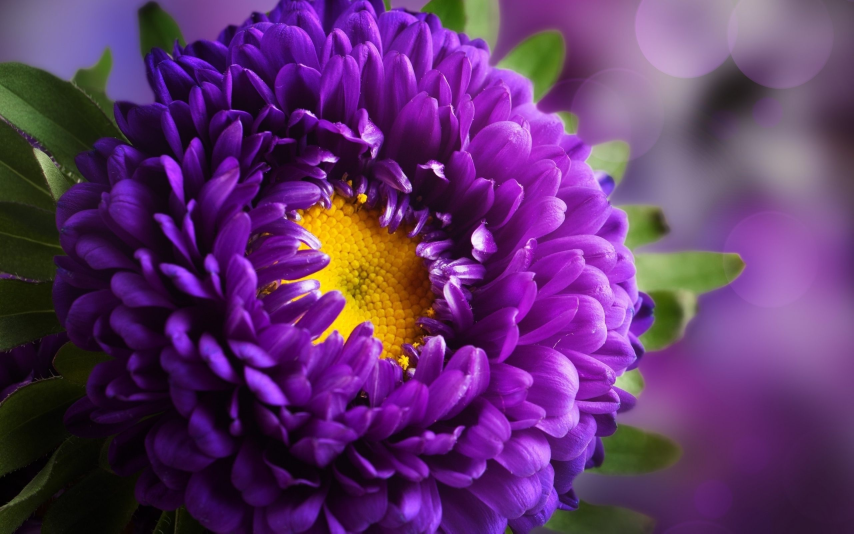
#> input picture Guided Project 5/PurpleFlower.jpg, 2560 x 1600 px (shown at 1/3 size)
$ jupyter execute --allow-errors 'Guided Project 5 - Adaptive Thresolding Edge Detection- Sanat.ipynb'   (shell and % lines are left out)
#> lines starting #> are read from the running program, lines starting #| are printed output that depends on the picture; after the words box and inside, x2 and y2 are one past the last pixel; in counts of white or black regions, pixels touching at a corner belong together
# Adaptive Thresholding: Edge Detection in Images
Edges define the boundaries between different regions in an image, which helps in matching the pattern, segment, and recognize an object. In simple thresholding, the threshold value is global, which is prone to fail in many cases. Adaptive thresholding is a modified method where the threshold value is calculated for each pixel based on a smaller region around it. Therefore, there will be different threshold values for different regions which gives better results for images with varying illumination.

__Question:__

Using OpenCV, first convert any image with varying High condition to a grayscale image. Now implement edge detection first using the canny edge detection. Then apply simple thresholding and also Adaptive/OTSU thresholding using OpenCV to see the working of each of these methods. Once you obtain good results, use the obtained edge detection result as a mask to give color to all the edges (if edges use the color from the original image, else leave it black only).

# Sanatkumar Ippalpalli Eckovation 15 Aug 20 Batch -4

[cell 1]
# Import sklearn daatasets, model selection, neural network, numpy, matplotlib
import numpy as np
import matplotlib.pyplot as plt
import pandas as pd
import seaborn as sns
import warnings
import cv2
from sklearn.exceptions import DataConversionWarning
warnings.filterwarnings(action='ignore', category=DataConversionWarning)
sns.set_style('whitegrid')
plt.style.use("fivethirtyeight")
import os
import cv2

[cell 2]
# Preparing / loading Images
#The images were downloaded from internet
img1 = cv2.imread('PurpleFlower.jpg',0)# reading the image in the grayscale image
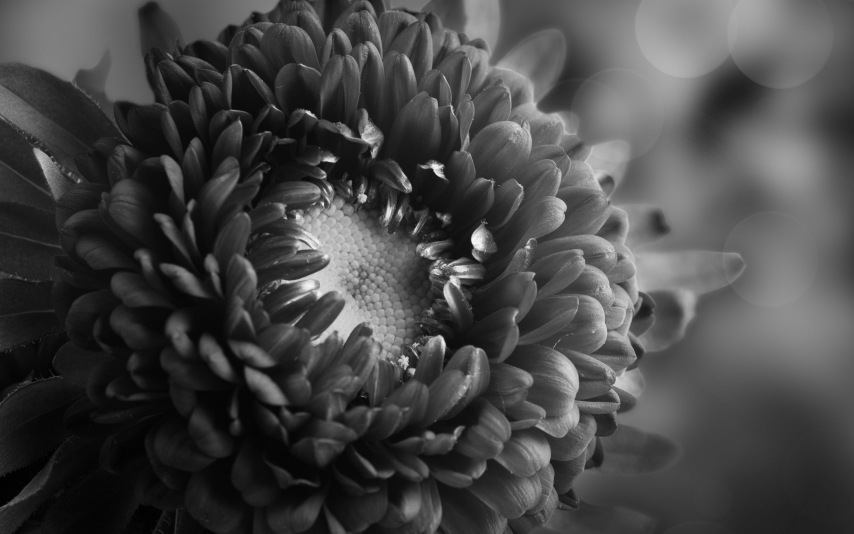
#> img1: shape (1600, 2560) (shown at 1/3 size); min 0, max 251, mean 70.5
img2 = cv2.imread('MaheshBabu.jpg',0)# reading the image in the grayscale image
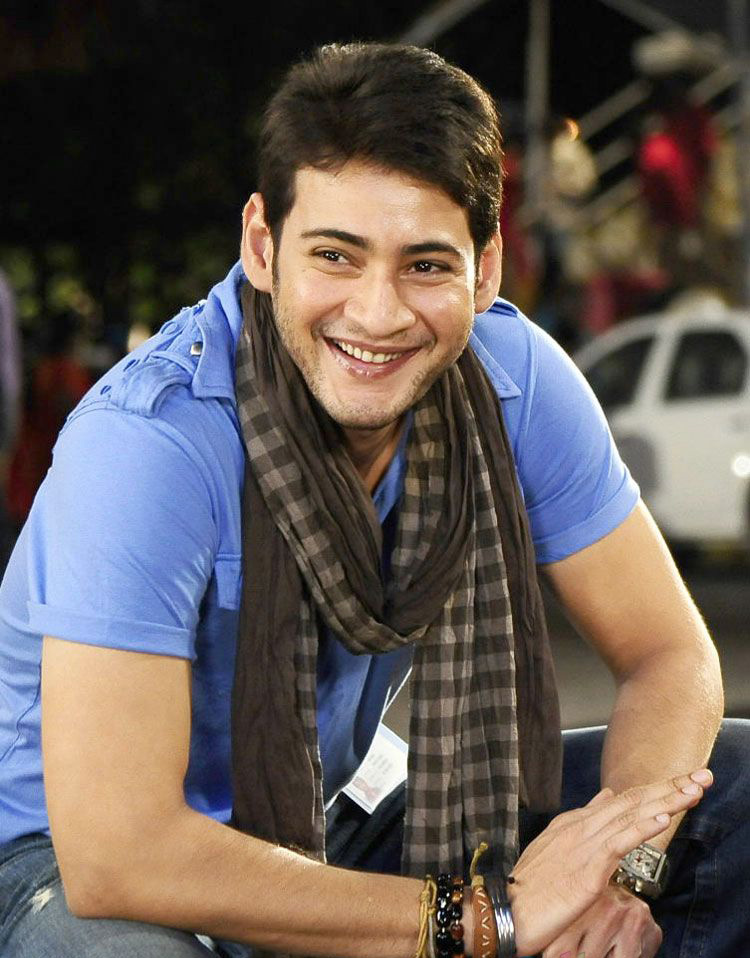
#> input picture Guided Project 5/MaheshBabu.jpg, 750 x 958 px
#> img2: shape (958, 750); min 0, max 255, mean 92.4
img3 = cv2.imread('all_fruits.jpg',0)# reading the image in the grayscale image
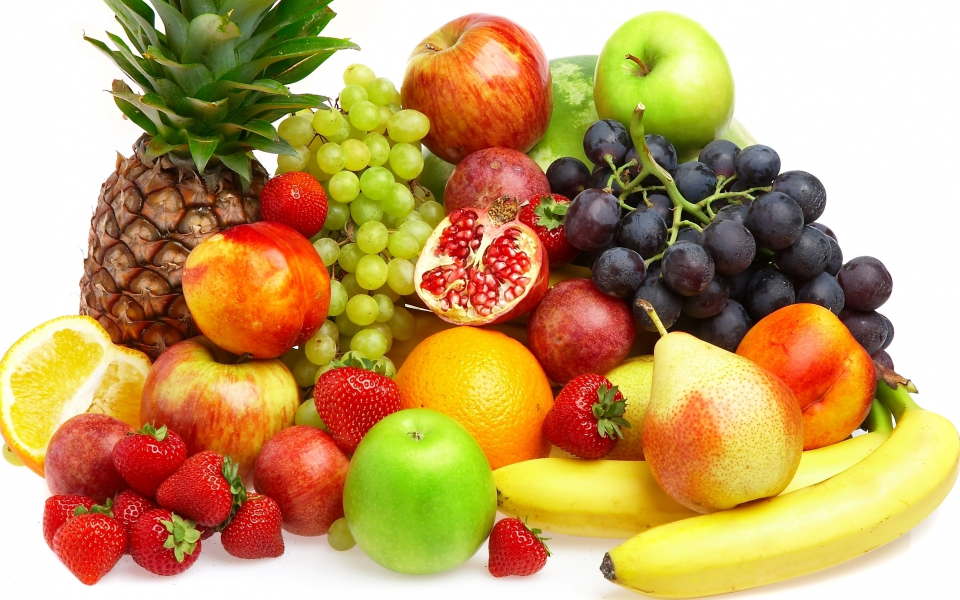
#> input picture Guided Project 5/all_fruits.jpg, 1920 x 1200 px (shown at 1/2 size)
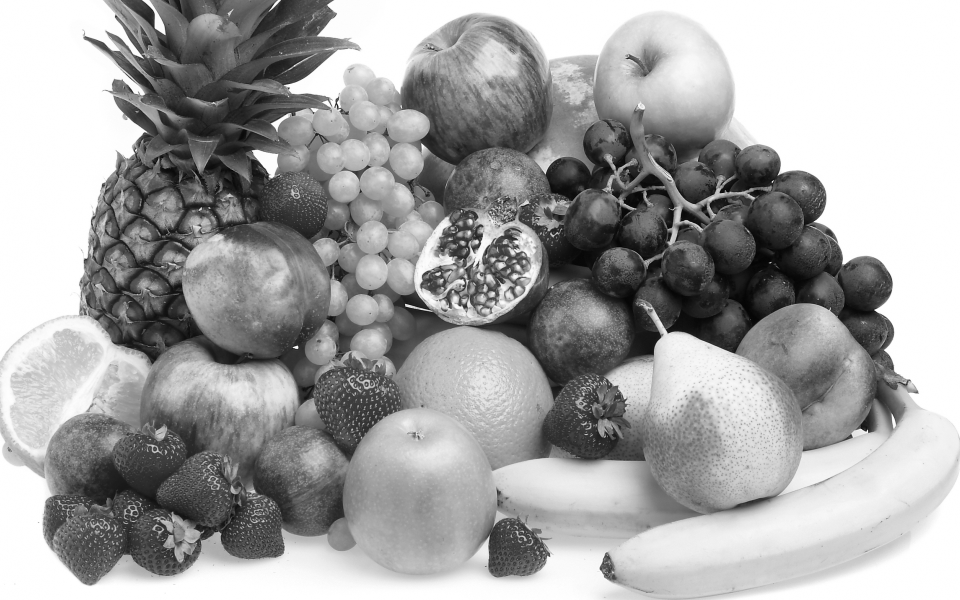
#> img3: shape (1200, 1920) (shown at 1/2 size); min 0, max 255, mean 163.9

# Visualizing the Images For Edge Detection

Edge detection is one of the fundamental issues of digital image,
mathematical morphology method and several classical edge detection operators are reviewed.

[cell 3]
img1copy = np.copy(img1)
print(type(img1copy))
#| <class 'numpy.ndarray'>
plt.figure(figsize=(7,6))
plt.title("Original Image")
plt.imshow(img1copy,'gray')

img2copy = np.copy(img2)
print(type(img2copy))
#| <class 'numpy.ndarray'>
plt.figure(figsize=(7,6))
plt.title("Original Image")
plt.imshow(img2copy,'gray')

img3copy = np.copy(img3)
print(type(img3copy))
#| <class 'numpy.ndarray'>
plt.figure(figsize=(7,6))
plt.title("Original Image")
plt.imshow(img3copy,'gray')

[cell 4]
# Estimate shape of image.
print(img1.shape, img2.shape,img3.shape)
#| (1600, 2560) (958, 750) (1200, 1920)

[cell 5]
img = cv2.medianBlur(img1,5) ## Remove noise using median Blur

## 2nd argument - threshold, 3rd Argument - Value assigned if pixel is greater than threshold
ret,th1 = cv2.threshold(img,127,255,cv2.THRESH_BINARY)
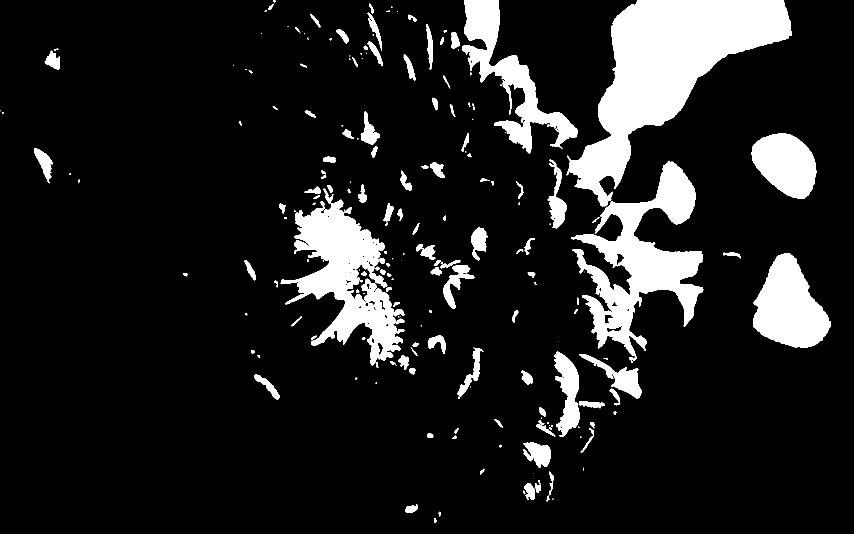
#> th1: shape (1600, 2560) (shown at 1/3 size); 12.4% white; 218 white regions (64 under 20 px), largest, box (x1, y1, x2, y2) and area: (1700, 0, 2376, 620) 158475, (1713, 482, 2110, 1083) 85266, (842, 599, 1214, 1097) 74647

## threshold value is the mean of neighbourhood area
th2 = cv2.adaptiveThreshold(img,255,cv2.ADAPTIVE_THRESH_MEAN_C,cv2.THRESH_BINARY,9,2)
#> th2: shape (1600, 2560); 87.7% white; 12287 black regions (10166 under 20 px), largest, box (x1, y1, x2, y2) and area: (792, 444, 1521, 1216) 43365, (1617, 815, 1964, 1249) 16363, (1444, 994, 1758, 1525) 11724

## threshold value is the weighted sum of neighbourhood values where weights are a gaussian window.
th3 = cv2.adaptiveThreshold(img,255,cv2.ADAPTIVE_THRESH_GAUSSIAN_C,cv2.THRESH_BINARY,9,2)
#> th3: shape (1600, 2560); 93.3% white; 14715 black regions (13216 under 20 px), largest, box (x1, y1, x2, y2) and area: (1012, 747, 1371, 1150) 14133, (859, 475, 1213, 821) 8769, (1658, 814, 1958, 1115) 5026

titles = ['After MedianFiltering','Global Thresholding (v = 127)',
            'Adaptive Mean Thresholding', 'Adaptive Gaussian Thresholding']

images = [img1, th1, th2, th3]

plt.figure(figsize=(12,10))
for i in range(4):
    plt.subplot(2,2,i+1)
    plt.imshow(images[i],'gray')
    plt.title(titles[i])
    plt.xticks([]),plt.yticks([])

plt.tight_layout()
plt.show()

[cell 6]
img = cv2.medianBlur(img2,5) ## Remove noise using median Blur
#> img: shape (958, 750)

## 2nd argument - threshold, 3rd Argument - Value assigned if pixel is greater than threshold
ret,th1 = cv2.threshold(img,127,255,cv2.THRESH_BINARY)
#> th1: shape (958, 750); 33.3% white; 95 white regions (42 under 20 px), largest, box (x1, y1, x2, y2) and area: (0, 165, 750, 956) 224444, (342, 670, 411, 813) 3478, (543, 893, 649, 958) 3253

## threshold value is the mean of neighbourhood area
th2 = cv2.adaptiveThreshold(img,255,cv2.ADAPTIVE_THRESH_MEAN_C,cv2.THRESH_BINARY,9,2)
#> th2: shape (958, 750); 74.5% white; 4012 black regions (3380 under 20 px), largest, box (x1, y1, x2, y2) and area: (45, 265, 486, 958) 41811, (465, 431, 673, 958) 16084, (401, 2, 750, 719) 9983

## threshold value is the weighted sum of neighbourhood values where weights are a gaussian window.
th3 = cv2.adaptiveThreshold(img,255,cv2.ADAPTIVE_THRESH_GAUSSIAN_C,cv2.THRESH_BINARY,9,2)
#> th3: shape (958, 750); 82.4% white; 5960 black regions (5391 under 20 px), largest, box (x1, y1, x2, y2) and area: (121, 293, 489, 958) 15923, (456, 333, 656, 900) 6312, (459, 91, 750, 719) 5163

titles = ['After MedianFiltering','Global Thresholding (v = 127)',
            'Adaptive Mean Thresholding', 'Adaptive Gaussian Thresholding']

images = [img2, th1, th2, th3]

plt.figure(figsize=(12,10))
for i in range(4):
    plt.subplot(2,2,i+1)
    plt.imshow(images[i],'gray')
    plt.title(titles[i])
    plt.xticks([]),plt.yticks([])

plt.tight_layout()
plt.show()

[cell 7]
img = cv2.medianBlur(img3,5) ## Remove noise using median Blur
#> img: shape (1200, 1920)

## 2nd argument - threshold, 3rd Argument - Value assigned if pixel is greater than threshold
ret,th1 = cv2.threshold(img,127,255,cv2.THRESH_BINARY)
#> th1: shape (1200, 1920); 64.2% white; 161 black regions (86 under 20 px), largest, box (x1, y1, x2, y2) and area: (88, 0, 933, 1170) 423041, (935, 186, 1809, 1041) 298612, (763, 44, 1134, 543) 59264

## threshold value is the mean of neighbourhood area
th2 = cv2.adaptiveThreshold(img,255,cv2.ADAPTIVE_THRESH_MEAN_C,cv2.THRESH_BINARY,9,2)
#> th2: shape (1200, 1920); 77.3% white; 8806 black regions (6274 under 20 px), largest, box (x1, y1, x2, y2) and area: (158, 119, 1340, 942) 123231, (85, 902, 713, 1171) 22508, (210, 0, 722, 274) 18841

## threshold value is the weighted sum of neighbourhood values where weights are a gaussian window.
th3 = cv2.adaptiveThreshold(img,255,cv2.ADAPTIVE_THRESH_GAUSSIAN_C,cv2.THRESH_BINARY,9,2)
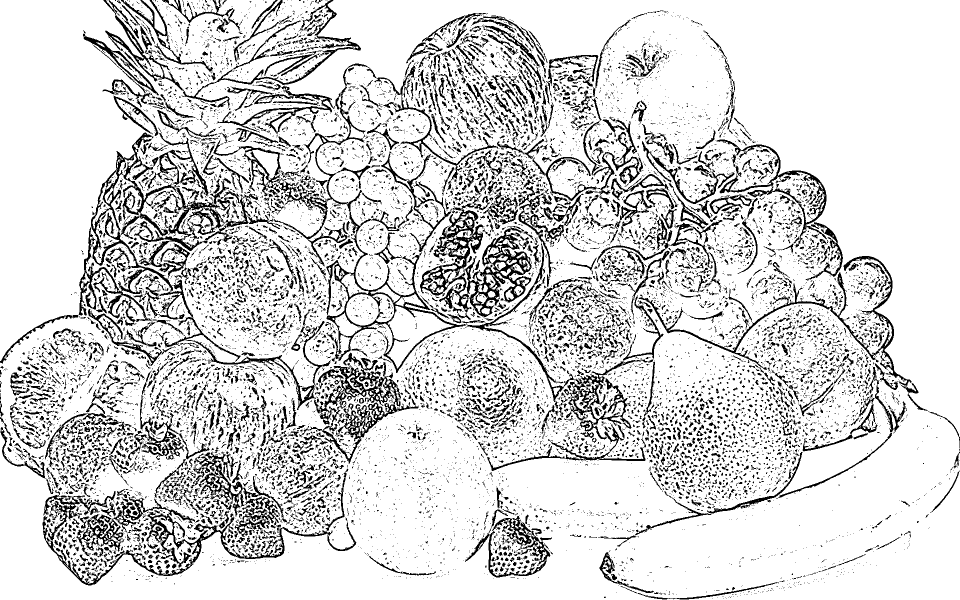
#> th3: shape (1200, 1920) (shown at 1/2 size); 83.7% white; 14000 black regions (11610 under 20 px), largest, box (x1, y1, x2, y2) and area: (0, 255, 636, 820) 18621, (840, 392, 1063, 635) 13920, (85, 945, 693, 1171) 11721

titles = ['After MedianFiltering','Global Thresholding (v = 127)',
            'Adaptive Mean Thresholding', 'Adaptive Gaussian Thresholding']

images = [img3, th1, th2, th3]

plt.figure(figsize=(12,10))
for i in range(4):
    plt.subplot(2,2,i+1)
    plt.imshow(images[i],'gray')
    plt.title(titles[i])
    plt.xticks([]),plt.yticks([])

plt.tight_layout()
plt.show()

# Result after Otsu's thresholding

[cell 8]
img = cv2.medianBlur(img1,5)
ret2,th2 = cv2.threshold(img1,0,255,cv2.THRESH_BINARY+cv2.THRESH_OTSU)
#> th2: shape (1600, 2560); 40.1% white; 955 white regions (758 under 20 px), largest, box (x1, y1, x2, y2) and area: (1145, 0, 2560, 1484) 1162398, (805, 541, 1344, 1195) 139390, (0, 0, 461, 314) 102975
#> ret2 = 78

fig = plt.figure(figsize=(15,10))
plt.subplot(1,2,1)
plt.imshow(img1,'gray')
plt.xticks([]),plt.yticks([])
plt.title("Image After Median Filtering")

plt.subplot(1,2,2)
plt.imshow(th2,'gray')
plt.xticks([]),plt.yticks([])
plt.title("Image after Otsu's Thresholding")
plt.show()

[cell 9]
img = cv2.medianBlur(img2,5)
ret2,th2 = cv2.threshold(img2,0,255,cv2.THRESH_BINARY+cv2.THRESH_OTSU)
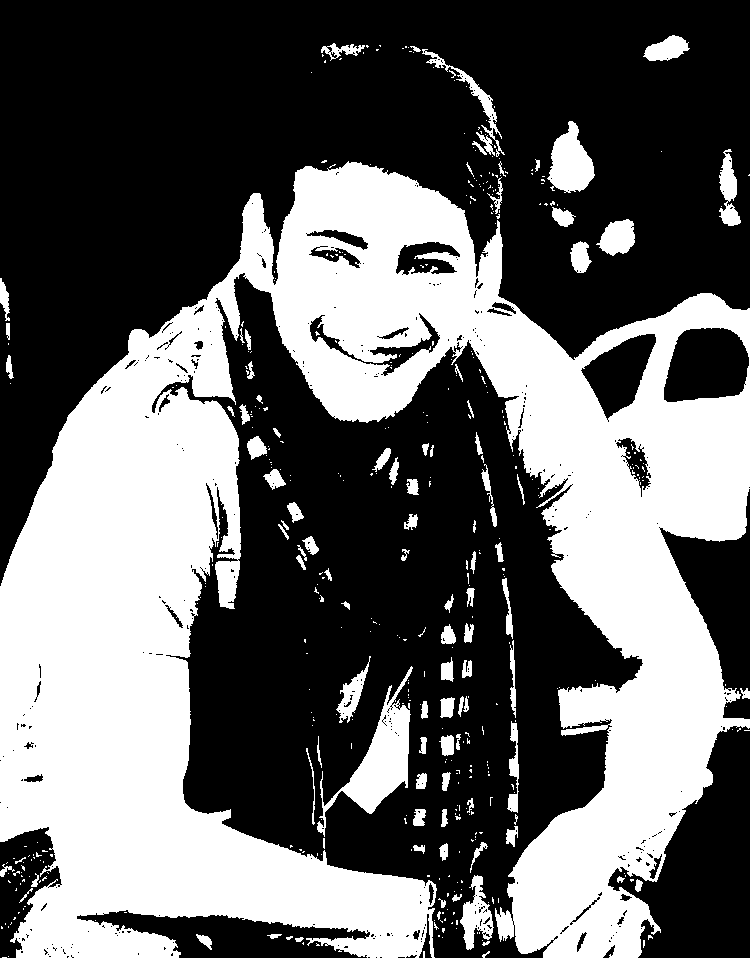
#> th2: shape (958, 750); 39.9% white; 460 white regions (363 under 20 px), largest, box (x1, y1, x2, y2) and area: (0, 161, 750, 958) 263781, (317, 666, 413, 837) 4573, (547, 121, 595, 193) 2103
#> ret2 = 104

fig = plt.figure(figsize=(15,10))
plt.subplot(1,2,1)
plt.imshow(img2,'gray')
plt.xticks([]),plt.yticks([])
plt.title("Image After Median Filtering")

plt.subplot(1,2,2)
plt.imshow(th2,'gray')
plt.xticks([]),plt.yticks([])
plt.title("Image after Otsu's Thresholding")
plt.show()

[cell 10]
img = cv2.medianBlur(img3,5)
ret2,th2 = cv2.threshold(img3,0,255,cv2.THRESH_BINARY+cv2.THRESH_OTSU)
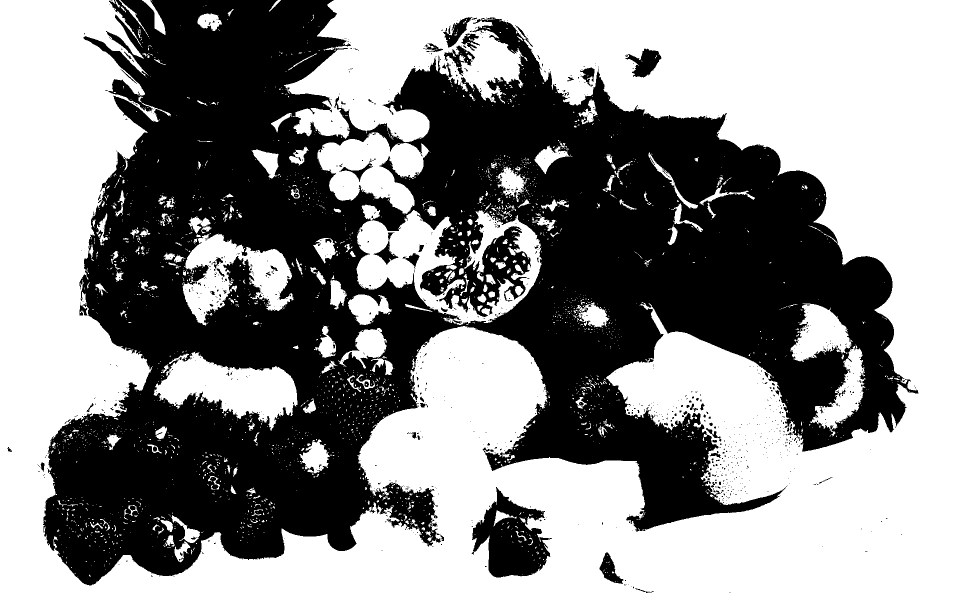
#> th2: shape (1200, 1920) (shown at 1/2 size); 55.4% white; 1099 black regions (1007 under 20 px), largest, box (x1, y1, x2, y2) and area: (86, 0, 1837, 1171) 995468, (943, 974, 1104, 1155) 15755, (1251, 97, 1323, 155) 2138
#> ret2 = 156

fig = plt.figure(figsize=(15,10))
plt.subplot(1,2,1)
plt.imshow(img3,'gray')
plt.xticks([]),plt.yticks([])
plt.title("Image After Median Filtering")

plt.subplot(1,2,2)
plt.imshow(th2,'gray')
plt.xticks([]),plt.yticks([])
plt.title("Image after Otsu's Thresholding")
plt.show()
